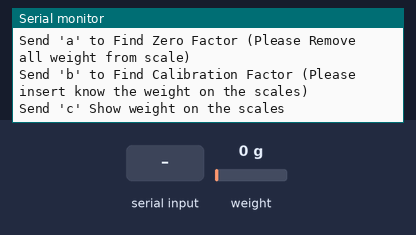
A program run on a simulated Arduino Uno, built with avr-gcc and run on an emulated ATmega328P. Parts: the last lines printed to the serial monitor. Inputs (shaded band) come from the test bench; at power-on: weight on the scale 0 g.

Above: at 1.2 s.
1.3 s: "a" received over Serial
At 2.2 s:
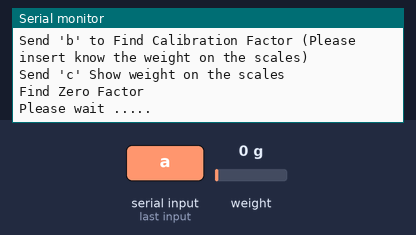
2.8 s: "c" received over Serial
At 4.43 s:
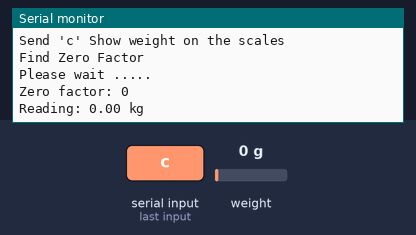
5.8 s: weight on the scale set to 100 g
At 5.94 s:
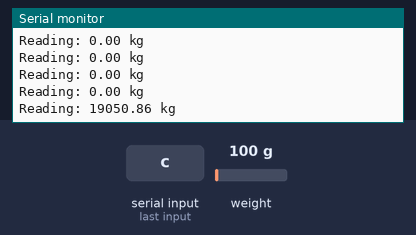
7.3 s: weight on the scale set to 1250 g
At 7.44 s:
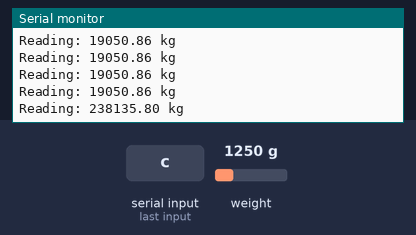
Timing chart, 0 to 9.8 s (numbered marks = the images above; inputs shaded):
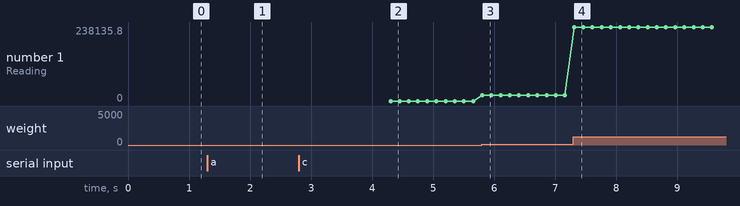

The program:

main.cpp
```cpp
#include "HX711.h"
#include <Wire.h>
#include "allHeader.h"

#define DOUT  A3
#define CLK   A2

#define NUM_DECIMAL_POINT  2
#define STABLE  1

float offset=0;
float calibration_factor = 1;
float clb_weight = 0.60;//kg

HX711 scale(DOUT, CLK);

unsigned char state=0;

void print1(float xx1, float yy);

void setup()
{
  Serial.begin(115200);
  Serial.println();
  Serial.println("Auto Calibrate Program");
  Serial.println("Send 'a' to Find Zero Factor (Please Remove all weight from scale)");
  Serial.println("Send 'b' to Find Calibration Factor (Please insert know the weight on the scales)");
  Serial.println("Send 'c' Show weight on the scales");
}
void loop()
{
  if(Serial.available())
  {
    char temp = Serial.read();
    if(temp=='a')
      state=1;
    if(temp=='b')
      state=2;
    if(temp=='c')
      state=3;
  }

  switch(state)
  {
    case 0:
    break;
    case 1:
      FindZeroFactor();
   //   ReadWeight();
      state=0;
    break;
    case 2:
     FindCalibrationFactor();
     state=0;
    break;
    case 3:
      ReadWeight();
      delay(50);
    break;
    case 4:

    break;

  }
}


/*
 * Nsw
 * I modify calibration process because it took too long.
*/
float scalingFactor=1e6;
```

FindZeroFactor.cpp
```cpp
#include "HX711.h"
#include <Wire.h>

#include "allHeader.h"

extern HX711 scale;

long FindZeroFactor()
{
     Serial.println("Find Zero Factor");
     Serial.println("Please wait .....");
     scale.set_scale();
     scale.tare();
     long zero_factor = scale.read_average(20);
     Serial.print("Zero factor: ");
     Serial.println(zero_factor);
     return(zero_factor);
}
```

ReadWeight.cpp
```cpp
#include "HX711.h"
#include <Wire.h>

#include "allHeader.h"

#define NUM_DECIMAL_POINT  2

extern HX711 scale;
extern float calibration_factor;
extern float offset;


void ReadWeight()
{
  scale.set_scale(calibration_factor); //Adjust to this calibration factor
  Serial.print("Reading: ");
  String data = String(get_units_kg()+offset, NUM_DECIMAL_POINT);
  Serial.print(data);
  Serial.println(" kg");
}
```

allHeader.h
```cpp
long FindZeroFactor();
void FindCalibrationFactor();

float get_units_kg();
void ReadWeight();

void print1(float xx1, float yy1);
```

get_units.cpp
```cpp
#include "HX711.h"
#include <Wire.h>

#include "allHeader.h"

extern HX711 scale;


float get_units_kg()
{
  return(scale.get_units()*0.453592);
}
```

parameter.cpp
```cpp
//#include <iostream>
#include "allHeader.h"
#include "parameter.h"

using namespace std;

parameter::parameter()
{
    /* constructor */
    /* @improve   this will be loaded from a file. */
    BaudRate = 115200;
    clb_weight = 0.20; /* kg */
    calibration_factor = 762395.75;

    //==== FindCalibrationFactor
    //x0 = 500000
    scalingFactor=1e6;
    error_tolerance_kg = 0.005;
}
```

parameter.h
```cpp
#ifndef PARAMETER_H
#define PARAMETER_H

class parameter
{
    private:
    public:
        parameter();
        long BaudRate;
        void loadParameter();

        //== calibration
        float calibration_factor;
        float clb_weight;
        float scalingFactor;
        float error_tolerance_kg;
};

#endif // PARAMETER_H
```

Measured:
- after the input at 1.3 s, the serial monitor: prints a new line at once (image 1)
- after the input at 2.8 s, the serial monitor: prints a new line after 1.5 s (image 2)
- after the input at 5.8 s, the serial monitor: prints a new line at once (image 3)
- after the input at 7.3 s, the serial monitor: prints a new line at once (image 4)
- plotted number 1: 0 → 19050.86 after the input at 5.8 s, 19050.86 → 238135.8 after the input at 7.3 s
